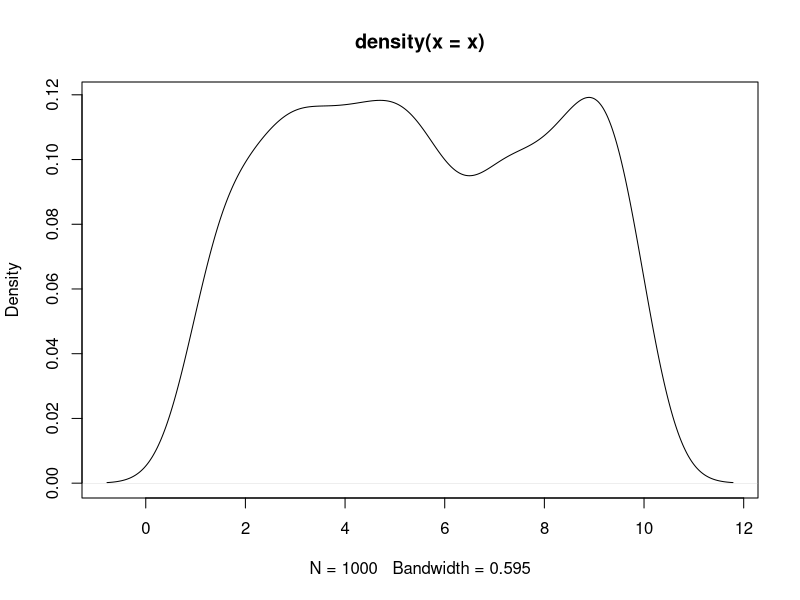
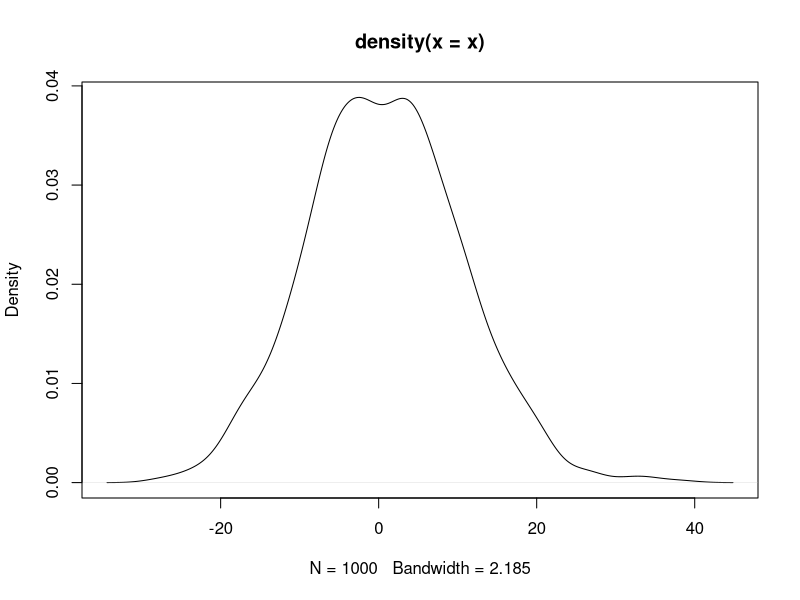
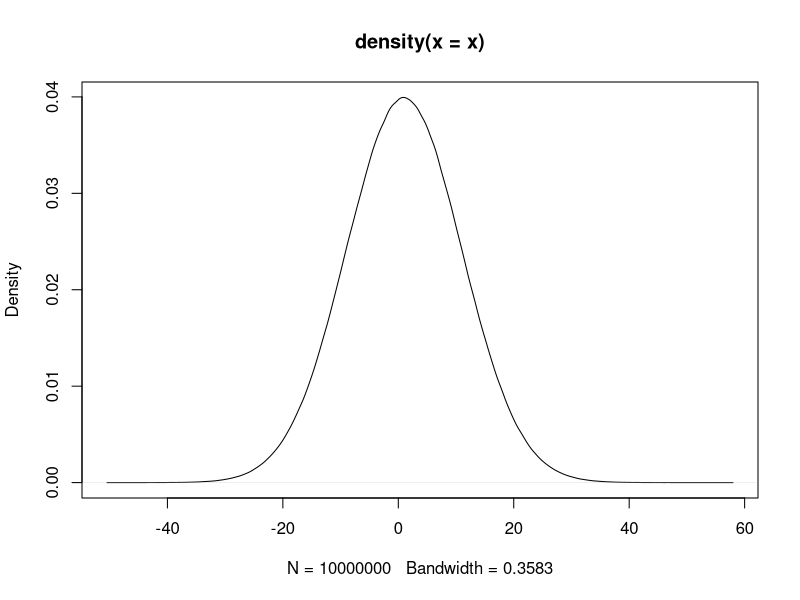

The R source for these figures, in order:
## ---- chunk 1
knitr::opts_chunk$set(echo = TRUE)
## ---- chunk 2
a <- 1
b <- c(1, 2, 3, 4)
c <- c("1", "2", "3", "4")
d <- c(b, a)
e <- "abcd"
## ---- chunk 3
# df <- data.frame(a = c(1, 2, 3), b = c(3, 4, 5))
## ---- chunk 4
income <- c(70100, 51300, 51100, 48400, 47600, 43000)
county <- c("台北", "新北", "桃園", "高雄", "台中", "台南")
population <- c(2.6, 3.9, 2.2, 2.7, 2.8, 1.8)
area <- c(271.8, 2052.5, 1221, 2951.9, 2214.9, 2191.7)
county[c(5,3,1)]
## ---- chunk 5
a <- seq(11, 99, 11)
a
b <- 11:20
b
## ---- chunk 6
x <- runif(1000, 1, 10) # uniform dist, n=1000
plot(density(x))
x <- rnorm(1000, 1, 10) # uniform dist, n=1000
plot(density(x))
x <- rnorm(10000000, 1, 10) # normal dist, n=1000
plot(density(x))
## ---- chunk 7
county
income
head(county)
tail(county)
length(county)
# View(county)
## ---- chunk 8
county
county[c(5, 3, 1)] # how about country[c(1, 3, 5)]
county[3:6] # is it equal to country[c(3, 4, 5, 6)]
a <- 11:19
a[3:length(a)]
a[length(a):3]
## ---- chunk 9
b <- 11:20
b[-(3:5)]
b[-c(1, 3, 5)]
b
## ---- chunk 10
b <- b[-(3:5)]
b

a <- seq(11, 99, 11)
a <- a[-c(1, 3, 5)]
a

## ---- chunk 11
a <- 1:10
a <- c(a, 11)
a
b
a <- c(a, b)
a
a <- c(a, a, b)
a
## ---- chunk 12
a <- 11:19
a + 3
a / 2

a %% 2
a %/% 2
a %% 2== 0
a %% 2 != 0
a[a%% 2 == 0]
a[a%%2 != 0]
a <- a %% 2 	# modular arithmetic, get the reminder
a <- a %/% 2 	# Quotient

## ---- chunk 13
a %% 2 == 0 	# deteting odd/even number
a %% 2 != 0
a[a%%2==0]
a > b
income > mean(income)

TRUE == T 		# == equal to,
TRUE != F    	# != Not equal to

any(a>11) # is there any element larger than 1
all(a>11) # are all elements larger than 1

## ---- chunk 14
a <- seq(11, 55, 11)
a[c(T, F, T, F, T)]
a[a%%2==1]
a%%2
a%%2==1
a <- c("你好","你好棒棒","你好棒","你真的好棒")
a[nchar(a)>3]

# which will return "index-of"
a <- seq(11, 55, 11)
a[which(a%%2==1)]
which(a%%2==1)
## ---- chunk 15
x <- c(33, 55, 22, 13, 4, 24)
sort(x)
x <- sort(x) # assign to replace original x
order(x) 
x[order(x)]
## ---- chunk 16
a <- 11:19
min(a); max(a); mean(a); median(a); sd(a)
log2(a)
log1p(a)
?log1p
## ---- chunk 17
mode(county)				# character
mode(income)					# numeric
mode(income > mean(income))	# logical

testing <- c("26.142", "12.008", "7.032", "13.646", "4.589")
mode(testing)				# character

## ---- chunk 18
income.c <- as.character(income)
population.c <- as.numeric(population)

a <- seq(11, 99, 11)
a <- c(a, "100")

a <- seq(11, 99, 11)
sum(a%%2==1)

## ---- chunk 19
a <- seq(11, 55, 11)
paste("A", a)		# concatenate
paste0("A", a)		# concatenate

